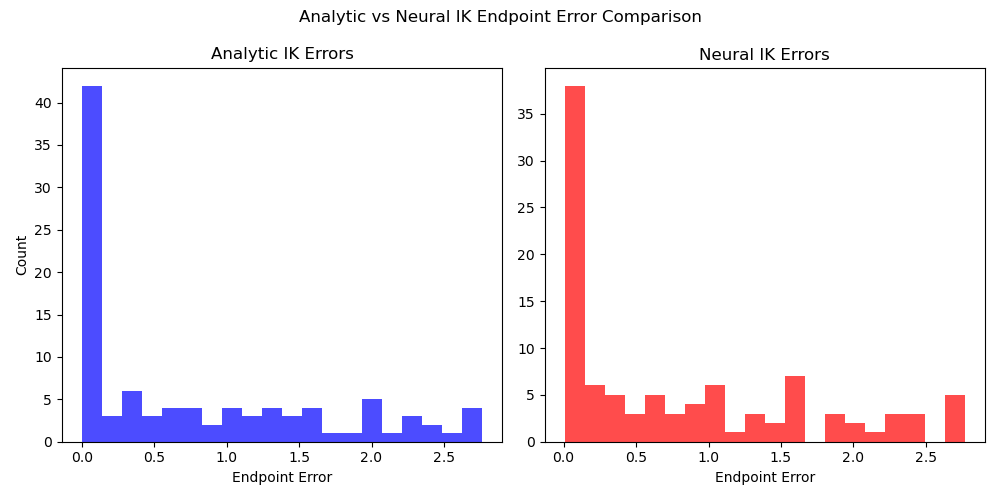

Write Python code to recreate this figure.
import numpy as np
import torch
import matplotlib.pyplot as plt
import sys
sys.path.insert(0, '/Users/riyabaranwal/kinematics-3dof')

from kinematics.ik_analytic import inverse_kinematics
from kinematics.fk import forward_kinematics
from ml.ik_neural import load_model

count = 0
n_samples =100
x = []
y = []
phi=[]

model, in_mean, in_std, lb_mean, lb_std = load_model()
analytic_errors = []
neural_errors = []

while count<n_samples:
    x.append(np.random.uniform(-3,3))
    y.append(np.random.uniform(-3,3))
    phi.append(np.random.uniform(-np.pi, np.pi))
    try:
        theta1_f,theta2_f,theta3_f=inverse_kinematics(x=x[count],y=y[count],L1=1,L2=1,L3=1,phi = phi[count])
    except:
        count += 1
        continue
    (_,_),(_,_),(_,_),(x_f,y_f) = forward_kinematics(theta1=theta1_f,theta2=theta2_f,theta3=theta3_f,L1=1,L2=1,L3=1)
    phi_f = theta1_f+theta2_f+theta3_f


    test = torch.tensor([[x[count],y[count],phi[count]]],dtype=torch.float32)
    test_norm = (test-in_mean)/in_std
    pred_norm=model(test_norm)
    pred = pred_norm*lb_std+lb_mean
    angles = pred.detach().numpy()[0]
   
    (_,_),(_,_),(_,_),(x_p,y_p) = forward_kinematics(theta1=angles[0],theta2=angles[1],theta3=angles[2],L1=1,L2=1,L3=1)

    error_a = np.sqrt((x_f-x[count])**2 + (y_f-y[count])**2)
    error_n = np.sqrt((x_p-x[count])**2 + (y_p-y[count])**2)

    analytic_errors.append(error_a)
    neural_errors.append(error_n)
    count+=1



#plot comparison
plt.figure(figsize =(10,5))

plt.subplot(1,2,1)
plt.hist(analytic_errors, bins=20, color='blue', alpha=0.7)
plt.title('Analytic IK Errors')
plt.xlabel('Endpoint Error')
plt.ylabel('Count')

plt.subplot(1, 2, 2)
plt.hist(neural_errors, bins=20, color='red', alpha=0.7)
plt.title('Neural IK Errors')
plt.xlabel('Endpoint Error')

plt.suptitle('Analytic vs Neural IK Endpoint Error Comparison')
plt.tight_layout()
plt.savefig('viz/comparison.png')
plt.show()

print('Analytic IK mean error:', np.mean(analytic_errors))
print('Neural IK mean error:  ', np.mean(neural_errors))
